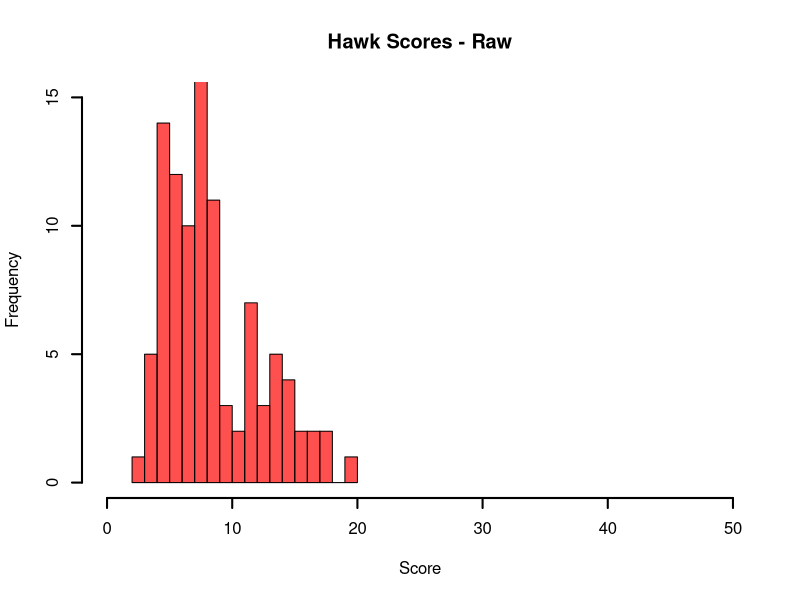
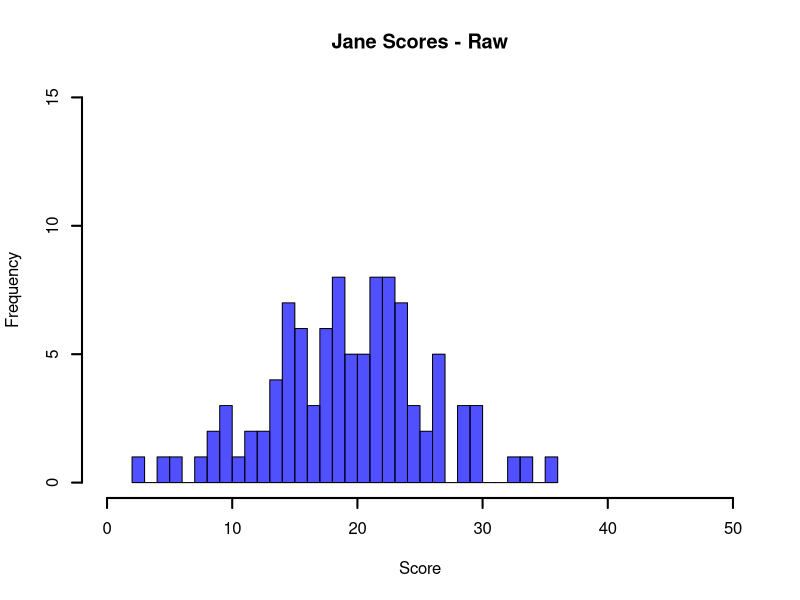
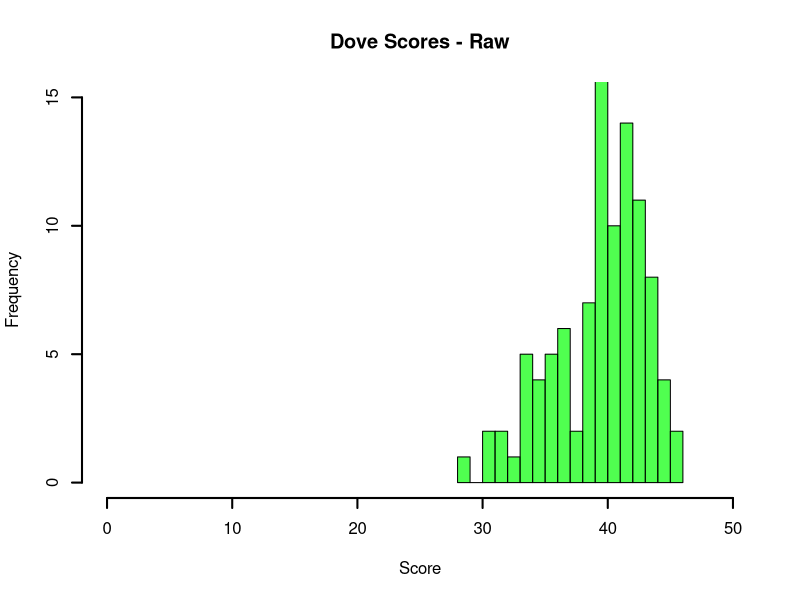
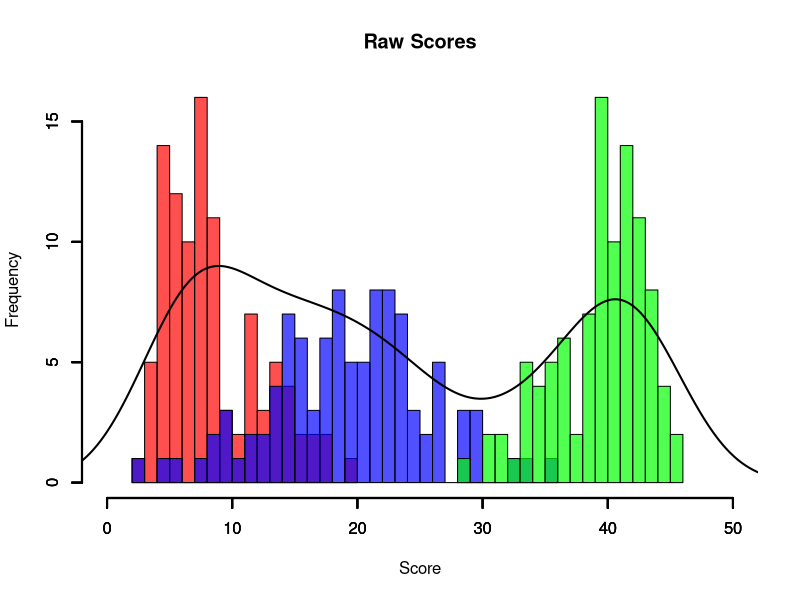
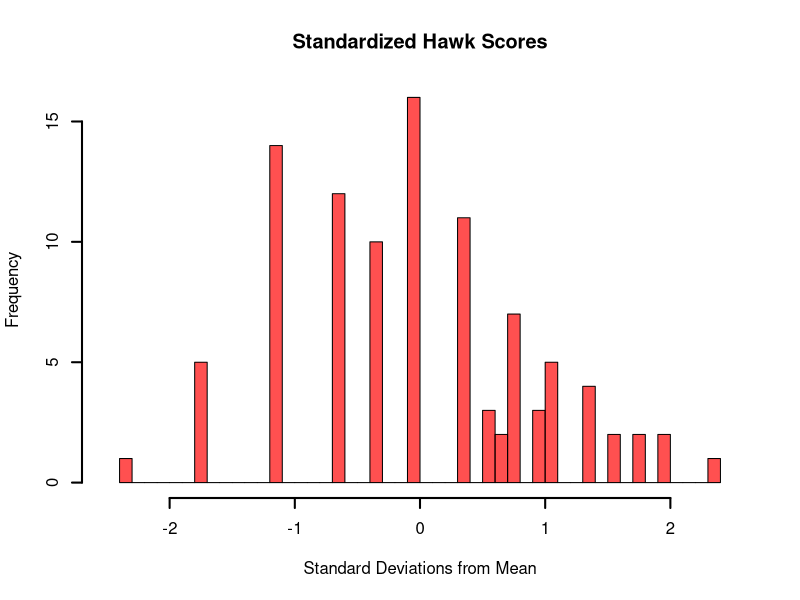
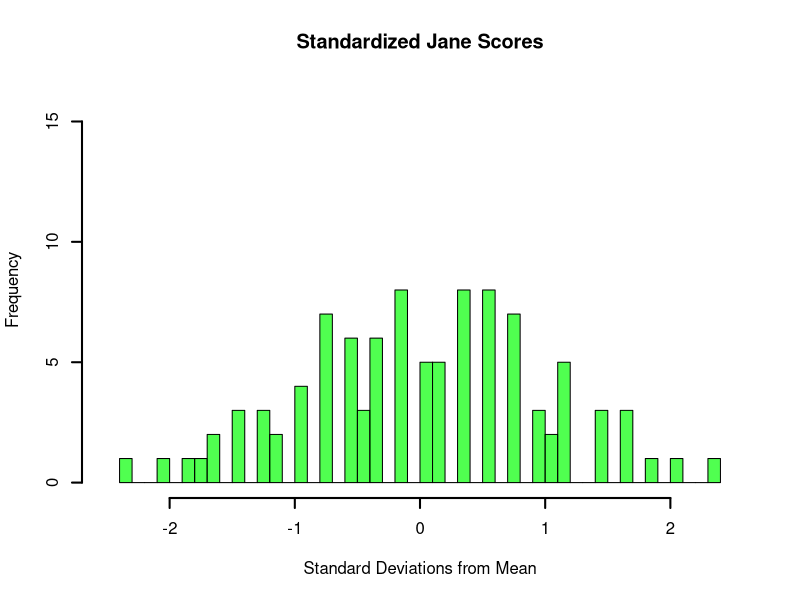
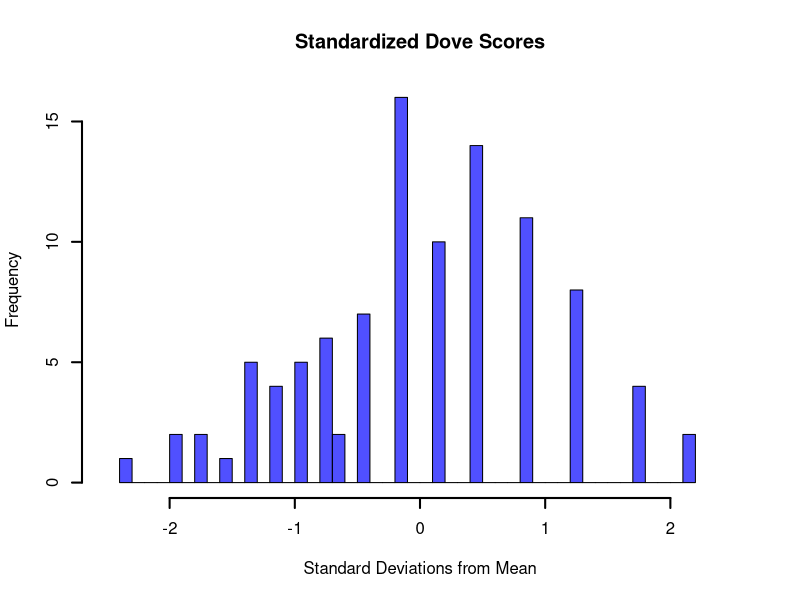
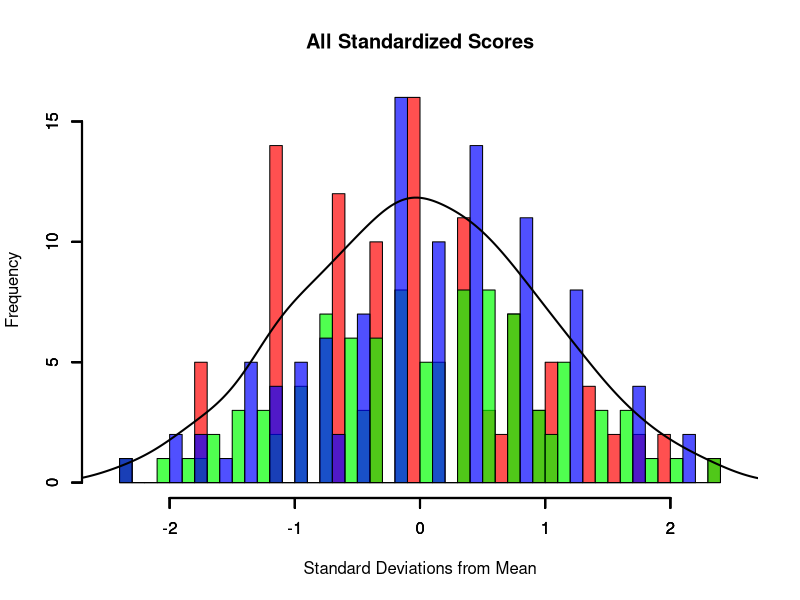

Source code (R) for these figures, in order:
## ---- chunk 1
knitr::opts_chunk$set(echo = TRUE) # knitr::purl("Supplemental Digital Appendix.Rmd", documentation = 0)
## ---- chunk 2
library(timeDate)
library(timeSeries)
library(fBasics)
library(fGarch)

N = 100

a = 175 # transparency value of histogram color, out of 255
## ---- chunk 3
set.seed(1)
hawk1 = rsnorm(N, mean = 9, sd = 4, xi = 3)
hawk = data.frame(Raw_Hawk = as.vector(round(hawk1)))
hawk$Raw_Hawk_Sorted = sort(hawk$Raw_Hawk)
ymax = 15 # max(hawk$Raw_Hawk)

hawk_hist = hist(hawk$Raw_Hawk_Sorted, breaks = seq(min(hawk$Raw_Hawk)-1,
  max(hawk$Raw_Hawk), by=1),  col=rgb(255,0,0,a, maxColorValue = 255), lwd=2,
  xlim=range(0,50), ylim=c(0,15), main="Hawk Scores - Raw", xlab="Score",
  ylab="Frequency")
## ---- chunk 4
set.seed(1)
jane1 = rnorm(N, 19, 7)
jane = data.frame(Raw_Jane = as.vector(round(jane1)))
jane$Raw_Jane_Sorted = sort(jane$Raw_Jane)

jane_hist = hist(jane$Raw_Jane_Sorted, breaks = seq(min(jane$Raw_Jane)-1,
  max(jane$Raw_Jane), by=1), col=rgb(0,0,255,a, maxColorValue = 255), lwd=2, 
  xlim=range(0,50), ylim=c(0, ymax), main="Jane Scores - Raw", xlab="Score", 
  ylab="Frequency")
## ---- chunk 5
set.seed(1)
dove1 = rsnorm(N, mean = 40, sd = 4, xi = 0.5)
dove = data.frame(Raw_Dove = as.vector(round(dove1)))
dove$Raw_Dove_Sorted = sort(dove$Raw_Dove)

dove_hist = hist(dove$Raw_Dove_Sorted, breaks = seq(min(dove$Raw_Dove)-1, 
  max(dove$Raw_Dove), by=1), col=rgb(0,255,0,a, maxColorValue = 255), lwd=2,
  xlim=range(0,50), ylim=c(0,ymax), main="Dove Scores - Raw", xlab="Score",
  ylab="Frequency")
## ---- chunk 6
mydata = data.frame(App_No = c(1:N),
                    Hawk_raw = hawk$Raw_Hawk_Sorted,
                    Jane_raw = jane$Raw_Jane_Sorted,
                    Dove_raw = dove$Raw_Dove_Sorted
                                          )
head(mydata, n=20)

## ---- chunk 7
ymax = max(c(hawk_hist$counts, jane_hist$counts, dove_hist$counts))

hist(hawk$Raw_Hawk_Sorted, breaks = seq(min(hawk$Raw_Hawk)-1, max(hawk$Raw_Hawk), by=1),
  col=rgb(255,0,0,a, maxColorValue = 255), lwd=2, xlim=range(0,50), 
  ylim=range(0,ymax), main=NULL, xlab=NULL, ylab=NULL)
par(new=TRUE)
hist(jane$Raw_Jane_Sorted, breaks = seq(min(jane$Raw_Jane)-1, max(jane$Raw_Jane), by=1),
  col=rgb(0,0,255,a, maxColorValue = 255), lwd=2, xlim=range(0,50),
  ylim=range(0,ymax), main=NULL, xlab=NULL, ylab=NULL)
par(new=TRUE)
hist(dove$Raw_Dove_Sorted, breaks = seq(min(dove$Raw_Dove)-1, max(dove$Raw_Dove), by=1),
  col=rgb(0,255,0,a, maxColorValue = 255), lwd=2, xlim=range(0,50),
  ylim=range(0,ymax), main="Raw Scores", xlab="Score", ylab="Frequency")

scale_factor = N*3
x = seq(0, 40, length.out = 3*N)
all3 = sort(c(hawk$Raw_Hawk, jane$Raw_Jane, dove$Raw_Dove))

y2 = density(all3)
y5 = scale_factor*y2$y
lines(y2$x, y5, col = "black", lwd = 2)
## ---- chunk 8
hawk$rank = rank(hawk$Raw_Hawk)
jane$rank = rank(jane$Raw_Jane)
dove$rank = rank(dove$Raw_Dove)

hawk$normal = qnorm(hawk$rank/(1+N))
jane$normal = qnorm(jane$rank/(1+N))
dove$normal = qnorm(dove$rank/(1+N))

nbreak = max(cbind(length(seq(min(hawk$normal), max(hawk$normal), by=0.1)),
                   length(seq(min(jane$normal), max(jane$normal), by=0.1)),
                   length(seq(min(dove$normal), max(dove$normal), by=0.1))))
## ---- chunk 9
hawk_hist2 = hist(hawk$normal, breaks = nbreak,
     col=rgb(255,0,0,a, maxColorValue = 255), lwd=2,
     xlim=range(-2.5,2.5), ylim=c(0,ymax), main="Standardized Hawk Scores",
     xlab="Standard Deviations from Mean",
     ylab="Frequency")

jane_hist2 = hist(jane$normal, breaks = nbreak, 
     col=rgb(0,255,0,a, maxColorValue = 255), lwd=2,
     xlim=range(-2.5,2.5), ylim=c(0,ymax), main="Standardized Jane Scores",
     xlab="Standard Deviations from Mean",
     ylab="Frequency")

dove_hist2 = hist(dove$normal, breaks = nbreak,
     col=rgb(0,0,255,a, maxColorValue = 255), lwd=2,
     xlim=range(-2.5,2.5), ylim=c(0,ymax), main="Standardized Dove Scores",
     xlab="Standard Deviations from Mean",
     ylab="Frequency")

hawk_hist2 = hist(hawk$normal, breaks = nbreak,
     col=rgb(255,0,0,a, maxColorValue = 255), lwd=2,
     xlim=range(-2.5,2.5), ylim=c(0,ymax), main="All Standardized Scores",
     xlab="Standard Deviations from Mean",
     ylab="Frequency")

par(new=TRUE)

jane_hist2 = hist(jane$normal, breaks = nbreak, 
     col=rgb(0,255,0,a, maxColorValue = 255), lwd=2,
     xlim=range(-2.5,2.5), ylim=c(0,ymax), main=NULL, xlab=NULL, ylab=NULL)

par(new=TRUE)

dove_hist2 = hist(dove$normal, breaks = nbreak,
     col=rgb(0,0,255,a, maxColorValue = 255), lwd=2,
xlim=range(-2.5,2.5), ylim=c(0,ymax), main=NULL, xlab=NULL, ylab=NULL)

scale_factor2 = N*0.3
all3_2 = sort(c(hawk$normal, jane$normal, dove$normal))
y2 = density(all3_2)
y_scaled2 = scale_factor2*y2$y
lines(y2$x, y_scaled2, col = "black", lwd = 2)
## ---- chunk 10
N = 20
## ---- chunk 11
set.seed(1)
hawk1 = rsnorm(N, mean = 9, sd = 4, xi = 3)
hawk = data.frame(Raw_Hawk = as.vector(round(hawk1)))
hawk$Raw_Hawk_Sorted = sort(hawk$Raw_Hawk)
hawk_hist = hist(hawk$Raw_Hawk_Sorted, breaks = seq(min(hawk$Raw_Hawk)-1,
  max(hawk$Raw_Hawk)), plot = FALSE)
ymax = max(hawk_hist$counts)

hawk_hist = hist(hawk$Raw_Hawk_Sorted, breaks = seq(min(hawk$Raw_Hawk)-1,
  max(hawk$Raw_Hawk), by=1),  col=rgb(255,0,0,a, maxColorValue = 255), lwd=2,
  xlim=range(0,50), ylim=c(0,ymax), main="Hawk Scores - Raw", xlab="Score",
  ylab="Frequency")
## ---- chunk 12
set.seed(1)
jane1 = rnorm(N, 19, 7)
jane = data.frame(Raw_Jane = as.vector(round(jane1)))
jane$Raw_Jane_Sorted = sort(jane$Raw_Jane)

jane_hist = hist(jane$Raw_Jane_Sorted, breaks = seq(min(jane$Raw_Jane)-1,
  max(jane$Raw_Jane), by=1), col=rgb(0,0,255,a, maxColorValue = 255), lwd=2, 
  xlim=range(0,50), ylim=c(0, ymax), main="Jane Scores - Raw", xlab="Score", 
  ylab="Frequency")
## ---- chunk 13
set.seed(1)
dove1 = rsnorm(N, mean = 40, sd = 4, xi = 0.5)
dove = data.frame(Raw_Dove = as.vector(round(dove1)))
dove$Raw_Dove_Sorted = sort(dove$Raw_Dove)

dove_hist = hist(dove$Raw_Dove_Sorted, breaks = seq(min(dove$Raw_Dove)-1, 
  max(dove$Raw_Dove), by=1), col=rgb(0,255,0,a, maxColorValue = 255), lwd=2,
  xlim=range(0,50), ylim=c(0,ymax), main="Dove Scores - Raw", xlab="Score",
  ylab="Frequency")
## ---- chunk 14
mydata = data.frame(App_No = c(1:N),
                    Hawk_raw = hawk$Raw_Hawk_Sorted,
                    Jane_raw = jane$Raw_Jane_Sorted,
                    Dove_raw = dove$Raw_Dove_Sorted
                                          )
head(mydata, n=20)

## ---- chunk 15
ymax = max(c(hawk_hist$counts, jane_hist$counts, dove_hist$counts))

hist(hawk$Raw_Hawk_Sorted, breaks = seq(min(hawk$Raw_Hawk)-1,
                                        max(hawk$Raw_Hawk), by=1),
  col=rgb(255,0,0,a, maxColorValue = 255), lwd=2, xlim=range(0,50), 
  ylim=range(0,ymax), main=NULL, xlab=NULL, ylab=NULL)
par(new=TRUE)
hist(jane$Raw_Jane_Sorted, breaks = seq(min(jane$Raw_Jane)-1,
                                        max(jane$Raw_Jane), by=1),
  col=rgb(0,0,255,a, maxColorValue = 255), lwd=2, xlim=range(0,50),
  ylim=range(0,ymax), main=NULL, xlab=NULL, ylab=NULL)
par(new=TRUE)
hist(dove$Raw_Dove_Sorted, breaks = seq(min(dove$Raw_Dove)-1,
                                        max(dove$Raw_Dove), by=1),
  col=rgb(0,255,0,a, maxColorValue = 255), lwd=2, xlim=range(0,50),
  ylim=range(0,ymax), main="Raw Scores", xlab="Score", ylab="Frequency")

scale_factor = N*3
x = seq(0, 40, length.out = 3*N)
all3 = sort(c(hawk$Raw_Hawk, jane$Raw_Jane, dove$Raw_Dove))

y2 = density(all3)
y5 = scale_factor*y2$y
lines(y2$x, y5, col = "black", lwd = 2)
## ---- chunk 16
hawk$rank = rank(hawk$Raw_Hawk)
jane$rank = rank(jane$Raw_Jane)
dove$rank = rank(dove$Raw_Dove)

hawk$normal = qnorm(hawk$rank/(1+N))
jane$normal = qnorm(jane$rank/(1+N))
dove$normal = qnorm(dove$rank/(1+N))

nbreak = max(cbind(length(seq(min(hawk$normal), max(hawk$normal), by=0.1)),
                   length(seq(min(jane$normal), max(jane$normal), by=0.1)),
                   length(seq(min(dove$normal), max(dove$normal), by=0.1))))
## ---- chunk 17
hawk_hist2 = hist(hawk$normal, breaks = nbreak,
     col=rgb(255,0,0,a, maxColorValue = 255), lwd=2,
xlim=range(-2.5,2.5), ylim=c(0,ymax), main="Standardized Hawk Scores",
xlab="Standard Deviations from Mean",
ylab="Frequency")

jane_hist2 = hist(jane$normal, breaks = nbreak, 
     col=rgb(0,255,0,a, maxColorValue = 255), lwd=2,
xlim=range(-2.5,2.5), ylim=c(0,ymax), main="Standardized Jane Scores",
xlab="Standard Deviations from Mean",
ylab="Frequency")

dove_hist2 = hist(dove$normal, breaks = nbreak,
     col=rgb(0,0,255,a, maxColorValue = 255), lwd=2,
xlim=range(-2.5,2.5), ylim=c(0,ymax), main="Standardized Dove Scores",
xlab="Standard Deviations from Mean",
ylab="Frequency")

hawk_hist2 = hist(hawk$normal, breaks = nbreak,
     col=rgb(255,0,0,a, maxColorValue = 255), lwd=2,
xlim=range(-2.5,2.5), ylim=c(0,ymax), main="All Standardized Scores",
xlab="Standard Deviations from Mean",
ylab="Frequency")

par(new=TRUE)

jane_hist2 = hist(jane$normal, breaks = nbreak, 
     col=rgb(0,255,0,a, maxColorValue = 255), lwd=2,
xlim=range(-2.5,2.5), ylim=c(0,ymax), main=NULL, xlab=NULL, ylab=NULL)

par(new=TRUE)

dove_hist2 = hist(dove$normal, breaks = nbreak,
     col=rgb(0,0,255,a, maxColorValue = 255), lwd=2,
xlim=range(-2.5,2.5), ylim=c(0,ymax), main=NULL, xlab=NULL, ylab=NULL)

scale_factor2 = N*0.3
all3_2 = sort(c(hawk$normal, jane$normal, dove$normal))
y2 = density(all3_2)
y_scaled2 = scale_factor2*y2$y
lines(y2$x, y_scaled2, col = "black", lwd = 2)
